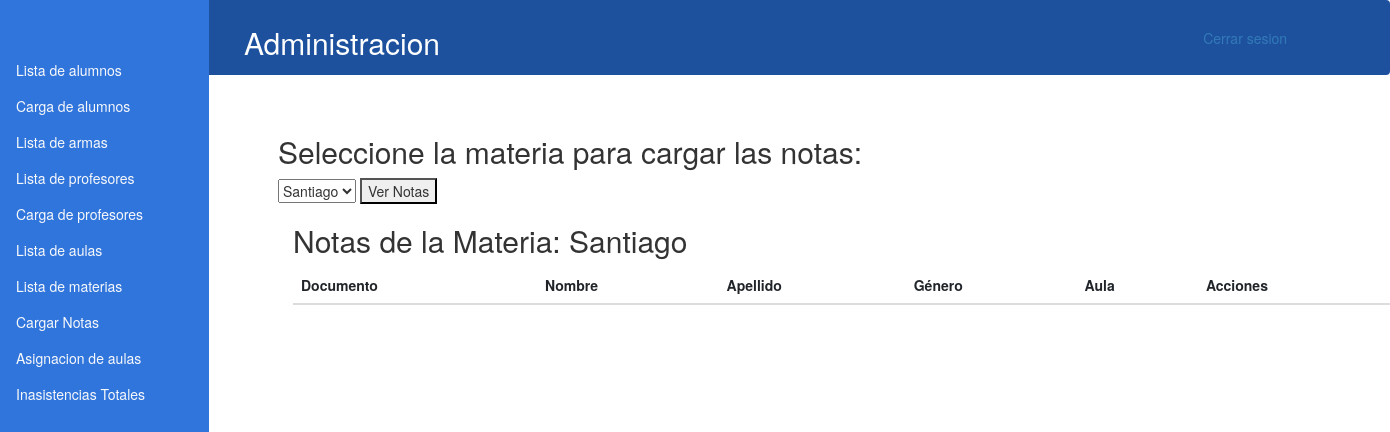
The app's page /lista_notas_por_materia.php?materia=0 (signed in), older data.
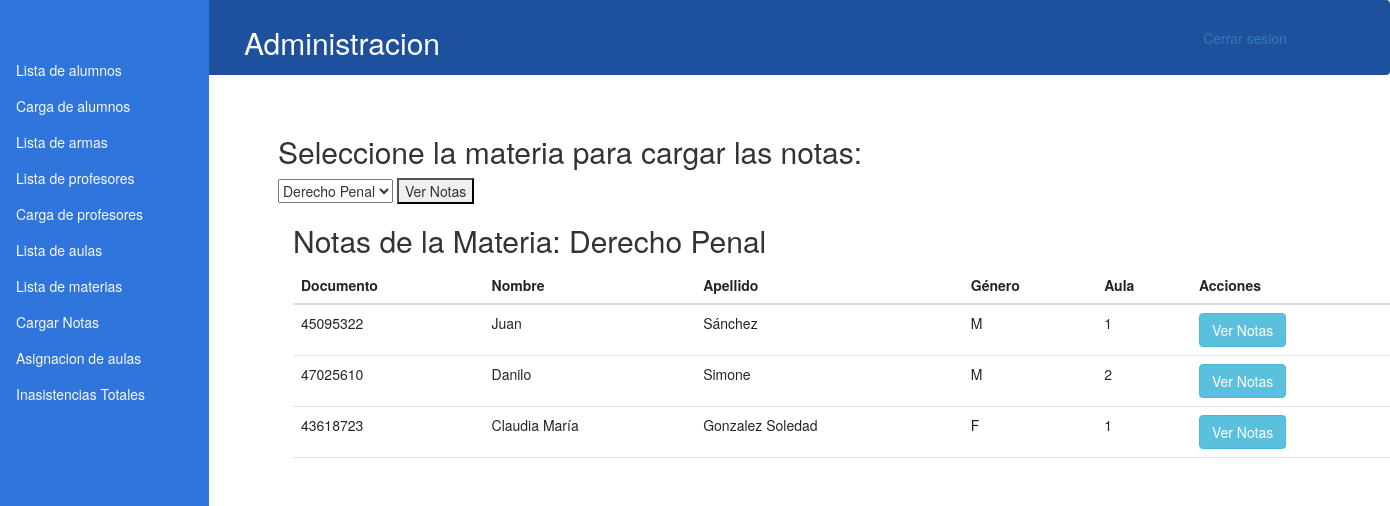
The same page, newer data.
### tables this page shows
CREATE TABLE `materias` (
  `nombre_mat` varchar(150) NOT NULL,
  `id_mat` int(11) NOT NULL,
  `c_horaria_mat` varchar(255) NOT NULL,
  `curricula_mat` varchar(255) NOT NULL
);

CREATE TABLE `alumnos` (
  `id_almn` int(20) NOT NULL,
  `dni_almn` int(20) NOT NULL,
  `nombre_almn` varchar(40) NOT NULL,
  `apellido_almn` varchar(40) NOT NULL,
  `sexo_almn` varchar(1) NOT NULL,
  `id_aula` int(20) DEFAULT NULL,
  `condicion_almn` int(1) NOT NULL
);

CREATE TABLE `aula` (
  `id_aula` int(11) NOT NULL,
  `nro_aula` int(11) NOT NULL
);

### lista_notas_por_materia.php (the view, shortened to what this page needs)
<?php
include('db_config.php');
$query_materias = "SELECT * FROM materias";
$result_materias = mysqli_query($conn, $query_materias);
if (isset($_GET['materia'])) {
    $idMat = $_GET['materia'];
    $query_nombre_mat = "SELECT nombre_mat FROM materias WHERE id_mat = '$idMat'";
    $result_nombre_mat = mysqli_query($conn, $query_nombre_mat);
    if ($result_nombre_mat) {
        $row_nombre_mat = mysqli_fetch_assoc($result_nombre_mat);
        if ($row_nombre_mat && isset($row_nombre_mat['nombre_mat'])) {
            $nombreMat = $row_nombre_mat['nombre_mat'];
            $sql_alumnos = "SELECT dni_almn, nombre_almn, apellido_almn, sexo_almn, id_aula FROM alumnos";
            $query_alumnos = mysqli_query($conn, $sql_alumnos);
        } else {
            header("Location: materia_notas.php");
            exit();
        }
    } else {
        header("Location: materia_notas.php");
        exit();
    }
} else {
    header("Location: materia_notas.php");
    exit();
}
?>
<!DOCTYPE html>
<html lang="en">
<head>
    <link rel="stylesheet" href="css/style.css">
    <link href="css/bootstrap-glyphicons.css" rel="stylesheet">
    <link href="css/bootstrap.min.css" rel="stylesheet">
    <link rel="stylesheet" href="css/w3.css">
    <link rel="stylesheet" href="https://maxcdn.bootstrapcdn.com/bootstrap/3.4.0/css/bootstrap.min.css">
</head>
<body>
    <?php include('header.php'); ?>
    <div style="margin-left:20%">
    <div id="tabla1">
            <h2>Seleccione la materia para cargar las notas:</h2>
            <form action="lista_notas_por_materia.php" method="GET">
                <select name="materia" required>
                    <?php
                    while ($row = mysqli_fetch_assoc($result_materias)) {
                        echo "<option value='{$row['id_mat']}'>{$row['nombre_mat']}</option>";
                    }
                    ?>
                </select>
                <button type="submit">Ver Notas</button>
            </form>
        </div>
    <div class="container">
        <h2><?php echo "Notas de la Materia: $nombreMat"; ?></h2>
        <table class="table tab-pane fade in active" id="tab">
    <thead>
        <tr>
            <th scope="col">Documento</th>
            <th scope="col">Nombre</th>
            <th scope="col">Apellido</th>
            <th scope="col">Género</th>
            <th scope="col">Aula</th>
            <th scope="col">Acciones</th>
        </tr>
    </thead>
    <tbody>
        <?php
        while ($alumno = mysqli_fetch_assoc($query_alumnos)) {
            $aula_almn = $alumno['id_aula'];
            $sql_aula =  "SELECT nro_aula FROM aula WHERE id_aula = $aula_almn";
            $query_aula = mysqli_query($conn, $sql_aula);
            if ($query_aula) {
                $aula_data = mysqli_fetch_assoc($query_aula);
            } else {
                $aula_data = 'Sin Aula';
            }
        ?>
            <tr>
                <td><?php echo $alumno['dni_almn']; ?></td>
                <td><?php echo $alumno['nombre_almn']; ?></td>
                <td><?php echo $alumno['apellido_almn']; ?></td>
                <td><?php echo $alumno['sexo_almn']; ?></td>
                <td><?php echo $aula_data['nro_aula']; ?></td>
                <td>
                    <button class="verNotas btn btn-info" data-id="<?php echo $alumno['dni_almn']; ?>">Ver Notas</button>
                </td>
            </tr>
        <?php
        }
        ?>
    </tbody>
</table>
    </div>
    </div>
</body>
</html>

### header.php (shortened to what this page needs)
<div class="w3-sidebar w3-bar-block containerA" style="width: 15%;" id="mySidebar">
        <div role="group" aria-label="Basic example" style="margin-top: 25%;">
            <a class="link-offset-2 link-underline link-underline-opacity-0 text-light" href="dashboard.php"><div class="w3-bar-item w3-button">Lista de alumnos</div></a>
            <a class="link-offset-2 link-underline link-underline-opacity-0 text-light" href="ingresar_alumno.php"><div class="w3-bar-item w3-button">Carga de alumnos</div></a>
            <a class="link-offset-2 link-underline link-underline-opacity-0 text-light" href="lista_armas.php"><div class="w3-bar-item w3-button">Lista de armas</div></a>
            <a class="link-offset-2 link-underline link-underline-opacity-0 text-light" href="lista_profesores.php"><div class="w3-bar-item w3-button">Lista de profesores</div></a>
            <a class="link-offset-2 link-underline link-underline-opacity-0 text-light" href="carga_prof.php"><div class="w3-bar-item w3-button">Carga de profesores</div></a>
            <a class="link-offset-2 link-underline link-underline-opacity-0 text-light" href="lista_aulas.php"><div class="w3-bar-item w3-button">Lista de aulas</div></a>
            <a class="link-offset-2 link-underline link-underline-opacity-0 text-light" href="lista_materias.php"><div class="w3-bar-item w3-button">Lista de materias</div></a>
            <a class="link-offset-2 link-underline link-underline-opacity-0 text-light" href="materia_notas.php"><div class="w3-bar-item w3-button">Cargar Notas</div></a>
            <a class="link-offset-2 link-underline link-underline-opacity-0 text-light" href="asignacion_form.php"><div class="w3-bar-item w3-button">Asignacion de aulas</div></a>
            <a class="link-offset-2 link-underline link-underline-opacity-0 text-light" href="inasistencias_totales.php"><div class="w3-bar-item w3-button">Inasistencias Totales</div></a>
        </div>
    </div>
    <nav class="navbar navbar-expand-sm navbar-light navbarA">
        <h2 style="color: white;
    margin-left: 17.5%">Administracion</h2>
        <div class="collapse navbar-collapse" id="navbarTogglerDemo03">
            <ul style="margin-left: 80%;" class="navbar-nav mr-auto mt-2 mt-lg-0">
                <li class="nav-item">
                    <button type="button" href="logout.php" class="btn btn-outline-light mr-md-3 mb-2 mb-md-0"><a href="logout.php">Cerrar sesion</a></button>
                </li>
            </ul>
        </div>
    </nav>
    <br>

### css/style.css (style rules this page uses)
.containerA { display: flex; height: 100%; background-color: rgb(48, 117, 220)!important; color: white; }
.containerA div { flex: 1; }
.navbarA { background-color: rgb(29, 81, 158)!important; }

### css/w3.css (style rules this page uses)
*,*:before,*:after { box-sizing:inherit }
html { -ms-text-size-adjust:100%;-webkit-text-size-adjust:100% }
body { margin:0 }
article,aside,details,figcaption,figure,footer,header,main,menu,nav,section { display:block }
a { background-color:transparent }
button,input,select,textarea,optgroup { font:inherit;margin:0 }
button,input { overflow:visible }
button,select { text-transform:none }
button,[type=button],[type=reset],[type=submit] { -webkit-appearance:button }
html,body { font-family:Verdana,sans-serif;font-size:15px;line-height:1.5 }
html { overflow-x:hidden }
h2 { font-size:30px }
h1,h2,h3,h4,h5,h6 { font-family:"Segoe UI",Arial,sans-serif;font-weight:400;margin:10px 0 }
a { color:inherit }
.w3-btn,.w3-button { border:none;display:inline-block;padding:8px 16px;vertical-align:middle;overflow:hidden;text-decoration:none;color:inherit;background-color:inherit;text-align:center;cursor:pointer;white-space:nowrap }
.w3-btn,.w3-button { -webkit-touch-callout:none;-webkit-user-select:none;-khtml-user-select:none;-moz-user-select:none;-ms-user-select:none;user-select:none }
.w3-sidebar { height:100%;width:200px;background-color:#fff;position:fixed!important;z-index:1;overflow:auto }
.w3-bar-block .w3-bar-item { width:100%;display:block;padding:8px 16px;text-align:left;border:none;white-space:normal;float:none;outline:0 }

Row changes from the older to the newer data that the page shows:
changed materias: nombre_mat "Santiago" → "Derecho Penal"
added alumnos: dni_almn "45095322", nombre_almn "Juan", apellido_almn "Sánchez", sexo_almn "M", id_aula.nro_aula "1"
added alumnos: dni_almn "47025610", nombre_almn "Danilo", apellido_almn "Simone", sexo_almn "M", id_aula.nro_aula "2"
added alumnos: dni_almn "43618723", nombre_almn "Claudia María", apellido_almn "Gonzalez Soledad", sexo_almn "F", id_aula.nro_aula "1"
Text that changed along with them:
form field materia: "Santiago" → "Derecho Penal"
